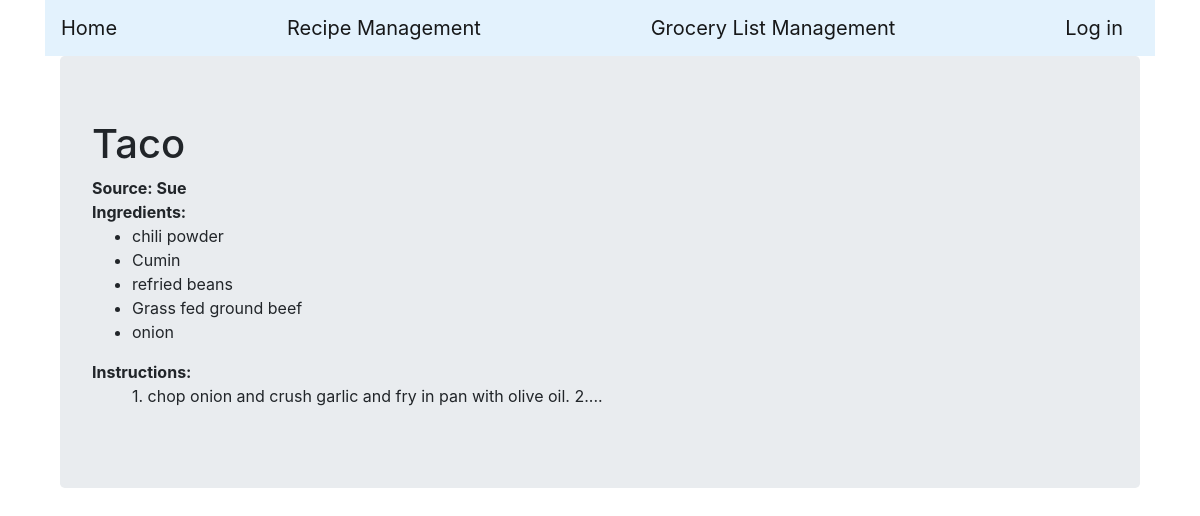
Screenshot of /viewRecipe/4 with the database file from the repository.
### recipe/models.py (models this page shows, shortened)
class Recipe(models.Model):
    name = models.CharField(max_length=200)
    source = models.CharField(max_length=200, blank=False)
    cookTime = models.CharField(max_length=200, blank=True)
    instructions = models.TextField()
    ingredient1 = models.CharField(max_length=200)
    ingredient1_type = models.ForeignKey(IngredientType, on_delete=models.CASCADE, related_name='ingredient1_type')
    ingredient2 = models.CharField(max_length=200, blank=True)
    ingredient2_type = models.ForeignKey(IngredientType, on_delete=models.CASCADE, related_name='ingredient2_type', blank=True, null=True)
    ingredient3 = models.CharField(max_length=200, blank=True)
    ingredient3_type = models.ForeignKey(IngredientType, on_delete=models.CASCADE, related_name='ingredient3_type', blank=True, null=True)
    ingredient4 = models.CharField(max_length=200, blank=True)
    ingredient4_type = models.ForeignKey(IngredientType, on_delete=models.CASCADE, related_name='ingredient4_type', blank=True, null=True)
    ingredient5 = models.CharField(max_length=200, blank=True)
    ingredient5_type = models.ForeignKey(IngredientType, on_delete=models.CASCADE, related_name='ingredient5_type', blank=True, null=True)
    ingredient6 = models.CharField(max_length=200, blank=True)
    ingredient6_type = models.ForeignKey(IngredientType, on_delete=models.CASCADE, related_name='ingredient6_type', blank=True, null=True)
    ingredient7_type = models.ForeignKey(IngredientType, on_delete=models.CASCADE, related_name='ingredient7_type', blank=True, null=True)
    ingredient7 = models.CharField(max_length=200, blank=True)
    ingredient8_type = models.ForeignKey(IngredientType, on_delete=models.CASCADE, related_name='ingredient8_type', blank=True, null=True)
    ingredient8 = models.CharField(max_length=200, blank=True)
    ingredient9_type = models.ForeignKey(IngredientType, on_delete=models.CASCADE, related_name='ingredient9_type', blank=True, null=True)
    ingredient9 = models.CharField(max_length=200, blank=True)
    ingredient10_type = models.ForeignKey(IngredientType, on_delete=models.CASCADE, related_name='ingredient10_type', blank=True, null=True)
    ingredient10 = models.CharField(max_length=200, blank=True)
    ingredient11_type = models.ForeignKey(IngredientType, on_delete=models.CASCADE, related_name='ingredient11_type', blank=True, null=True)
    ingredient11 = models.CharField(max_length=200, blank=True)
    ingredient12_type = models.ForeignKey(IngredientType, on_delete=models.CASCADE, related_name='ingredient12_type', blank=True, null=True)
    ingredient12 = models.CharField(max_length=200, blank=True)
    ingredient13_type = models.ForeignKey(IngredientType, on_delete=models.CASCADE, related_name='ingredient13_type', blank=True, null=True)
    ingredient13 = models.CharField(max_length=200, blank=True)
    ingredient14_type = models.ForeignKey(IngredientType, on_delete=models.CASCADE, related_name='ingredient14_type', blank=True, null=True)
    ingredient14 = models.CharField(max_length=200, blank=True)
    ingredient15_type = models.ForeignKey(IngredientType, on_delete=models.CASCADE, related_name='ingredient15_type', blank=True, null=True)
    ingredient15 = models.CharField(max_length=200, blank=True)

### recipe/views.py (the view)
# urls.py: path('viewRecipe/<int:recipe_id>', viewRecipe, name='viewRecipe'),
def viewRecipe(request, recipe_id):
    recipe = Recipe.objects.get(pk=recipe_id)
    return render(request, 'viewRecipe.html', {'recipe': recipe})

### recipe/templates/viewRecipe.html (shortened to what this page needs)
<!DOCTYPE html>
{% extends "base.html" %}
{% load staticfiles %}
{% block main_content %}
  <div class="container-fluid">
       <div class="jumbotron">
          <h1>{{recipe.name}}</h1>
          <dl>
            <dt>Source: {{recipe.source}}</dt>
            <dt>Ingredients:</dt>
              <ul>
                <li>{{recipe.ingredient1}}</li>
                {% if recipe.ingredient2 %}
                  <li>{{recipe.ingredient2 }}</li>
                {% endif %}
                {% if recipe.ingredient3 %}
                  <li>{{recipe.ingredient3 }}</li>
                {% endif %}
                {% if recipe.ingredient4 %}
                  <li>{{recipe.ingredient4 }}</li>
                {% endif %}
                {% if recipe.ingredient5 %}
                  <li>{{recipe.ingredient5 }}</li>
                {% endif %}
              </ul>
              <dt>Instructions:</dt>
              <ul><p>{{recipe.instructions}}</p></ul>
          </dl>
          </div>
          </div>
  {% endblock %}

### rows the page displays
Recipe: name "Taco", source "Sue", ingredient1 "chili powder", ingredient2 "Cumin", ingredient3 "refried beans", ingredient4 "Grass fed ground beef", ingredient5 "onion", instructions "1. chop onion and crush garlic and fry in pan with olive oil. 2...."
